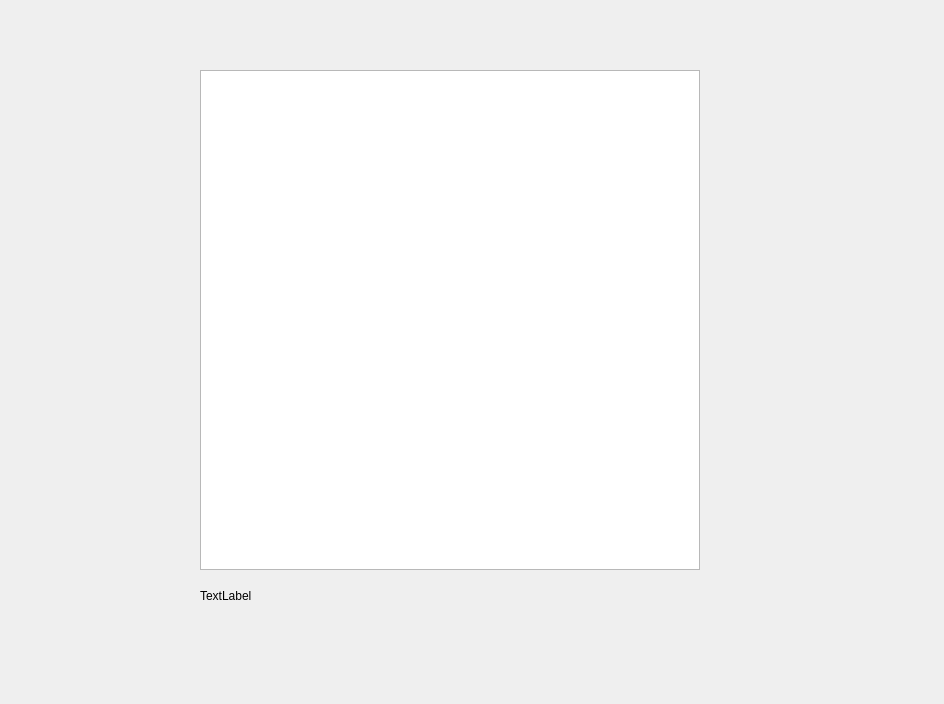
<?xml version="1.0" encoding="UTF-8"?>
<ui version="4.0">
 <class>MainWindow</class>
 <widget class="QMainWindow" name="MainWindow">
  <property name="geometry">
   <rect>
    <x>0</x>
    <y>0</y>
    <width>944</width>
    <height>704</height>
   </rect>
  </property>
  <property name="windowTitle">
   <string>QRosApp</string>
  </property>
  <property name="windowIcon">
   <iconset resource="../resources/images.qrc">
    <normaloff>:/images/icon.png</normaloff>:/images/icon.png</iconset>
  </property>
  <property name="locale">
   <locale language="English" country="Australia"/>
  </property>
  <widget class="QWidget" name="centralwidget">
   <widget class="QGraphicsView" name="graphicsView">
    <property name="geometry">
     <rect>
      <x>200</x>
      <y>70</y>
      <width>500</width>
      <height>500</height>
     </rect>
    </property>
   </widget>
   <widget class="QLabel" name="label">
    <property name="geometry">
     <rect>
      <x>200</x>
      <y>580</y>
      <width>501</width>
      <height>31</height>
     </rect>
    </property>
    <property name="text">
     <string>TextLabel</string>
    </property>
   </widget>
  </widget>
  <action name="action_Quit">
   <property name="text">
    <string>&amp;Quit</string>
   </property>
   <property name="shortcut">
    <string>Ctrl+Q</string>
   </property>
   <property name="shortcutContext">
    <enum>Qt::ApplicationShortcut</enum>
   </property>
  </action>
  <action name="action_Preferences">
   <property name="text">
    <string>&amp;Preferences</string>
   </property>
  </action>
  <action name="actionAbout">
   <property name="text">
    <string>&amp;About</string>
   </property>
  </action>
  <action name="actionAbout_Qt">
   <property name="text">
    <string>About &amp;Qt</string>
   </property>
  </action>
 </widget>
 <resources>
  <include location="../resources/images.qrc"/>
 </resources>
 <connections>
  <connection>
   <sender>action_Quit</sender>
   <signal>triggered()</signal>
   <receiver>MainWindow</receiver>
   <slot>close()</slot>
   <hints>
    <hint type="sourcelabel">
     <x>-1</x>
     <y>-1</y>
    </hint>
    <hint type="destinationlabel">
     <x>399</x>
     <y>299</y>
    </hint>
   </hints>
  </connection>
 </connections>
</ui>
